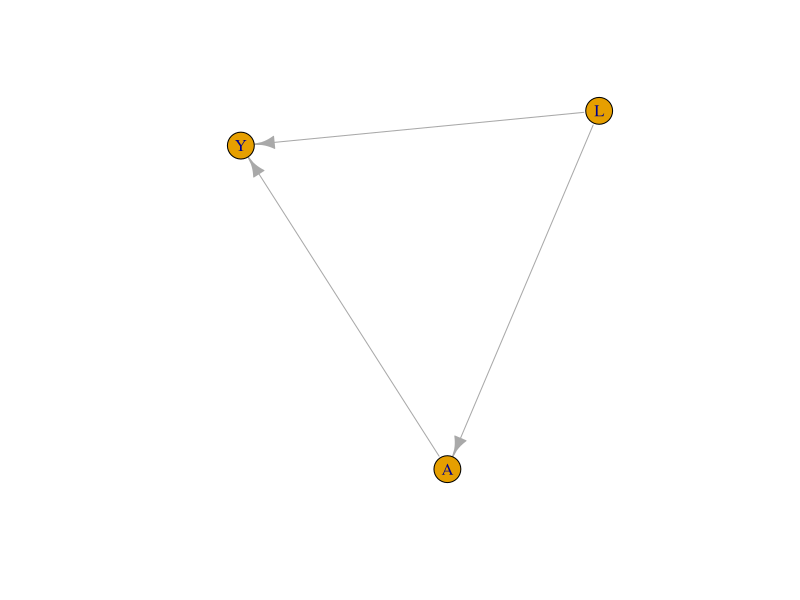

R code for this plot:
## ---- chunk 1
knitr::opts_chunk$set(echo = TRUE)
library(tidyverse)
library(knitr)
## ---- chunk 2
library(igraph)
edges = c(1,2,1,3,2,3)
g = make_graph(edges) %>% set_vertex_attr("label", value = c("L", "A", "Y"))
plot(g)
## ---- chunk 3

L = c(0,0,0,0,1,1,1,1)
A = c(0,0,1,1,0,0,1,1)
Y = c(0,1,0,1,0,1,0,1)
N = c(3,1,3,1,1,2,3,6)
dat = data.frame(L=L, A=A, Y=Y, N=N)

mw = glm(A ~ L, family = binomial, weights = N, data = dat) # weight model (P(a | l))
w = 1/ifelse(A==1, fitted.values(mw), 1 - fitted.values(mw)) # w
N_pseudo = w * N

#dat$w = w
dat$N_prime = w * N
kable(dat)

# OK - how many died if all of the L = 0 were treated
# Pr(Y=1 | )

## ---- chunk 4
theta = sum(ifelse(A==1, N_pseudo * Y, 0))/sum(ifelse(A==1, N_pseudo, 0)) - sum(ifelse(A==0, N_pseudo * Y, 0))/sum(ifelse(A==0, N_pseudo, 0))
## ---- chunk 5

set.seed(1)
n = 1000 # number of subjects
L = sample.int(3, size = n, replace = T, prob = c(1, 1, 1)) # health level (higher is better)
A = rbinom(n, 1, prob = plogis(2-L)) # healthier less likely to get treatment
Y = rnorm(n, mean = 200 - 10 * A - 20 * L) 

# simple linear model, no conditioning on L
beta1.m0 = lm(Y ~ A)$coefficients[2]

# P(A|L)
tm = glm(A ~ L, family = binomial)
pa1 = predict(tm, type = "response") # P(A=1 | L)
w = ifelse(A==1, pa1, 1-pa1) # P(A=a | L)  = W

mod = lm(Y ~ A, weights = 1/w)
beta1.m1 = coefficients(mod)[2]
## ---- chunk 6

L = c(0,0,0,0,1,1,1,1)
A = c(0,0,1,1,0,0,1,1)
Y = c(0,1,0,1,0,1,0,1)
N = c(3,1,3,1,1,2,3,6)
dat = data.frame(L=L, A=A, Y=Y, N=N)
kable(dat)

mw = glm(A ~ L, family = binomial, weights = N, data = dat)
w = 1/ifelse(A==1, fitted.values(mw), 1 - fitted.values(mw))
N_pseudo = w * N

dat$w = w
dat$N_pseudo = w * N

## ---- chunk 7

d1 = dat %>% group_by(A) %>% summarise(l = sum(N_pseudo*Y), r = sum(N_pseudo))
